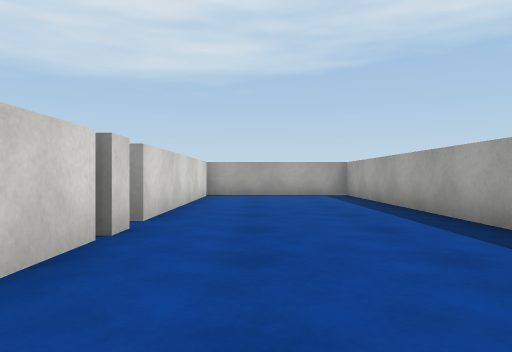
View 1 (above)

24 first-person views from a walk through a Unity game level. The camera is 0.58 m above the floor, looks level and sees 70° across. The floor is counted in squares, 1 m on a side. Each view is taken from the middle of a square. On the plan, view 1 faces up. The plan holds only what a view shows up to about 10 squares ahead; the rest is blank. The place goes on beyond the plan. Surface patterns are stand-ins for the level's own textures.

View 2
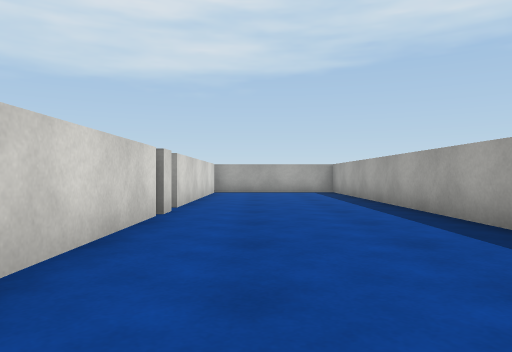

View 3
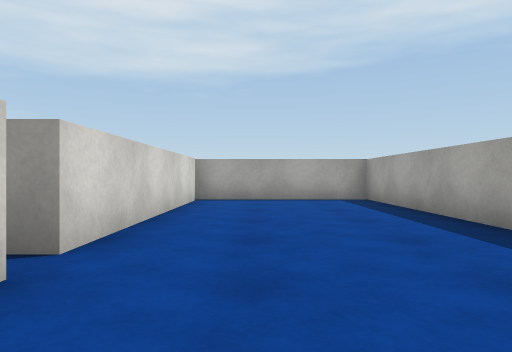

View 4
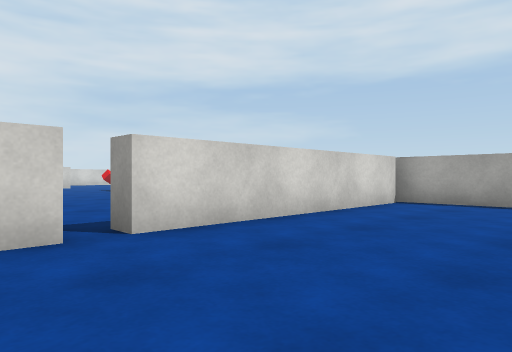

View 5
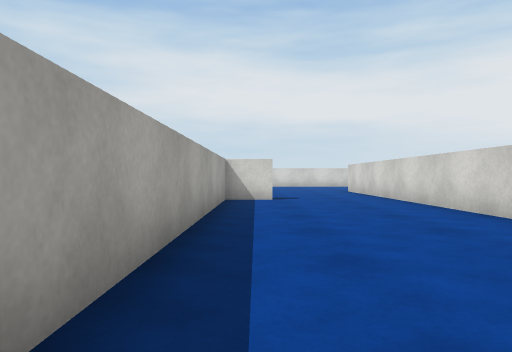

View 6
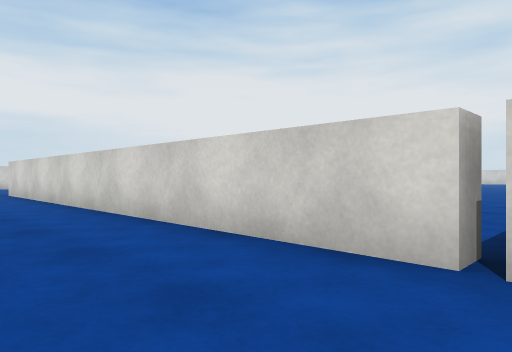

View 7
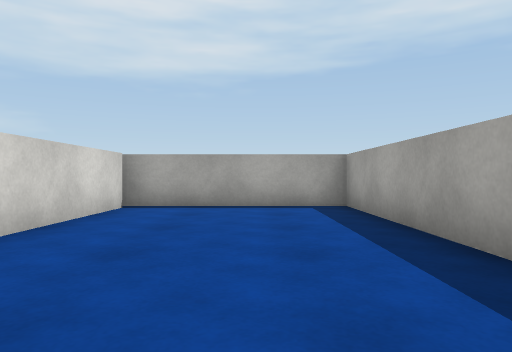

View 8
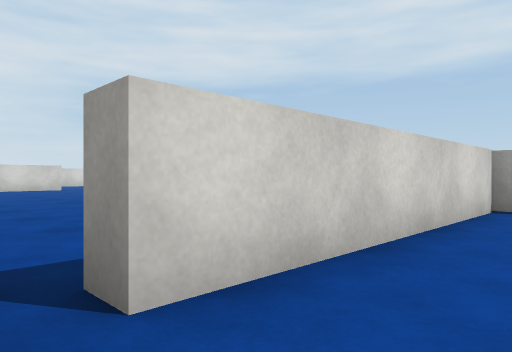

View 9
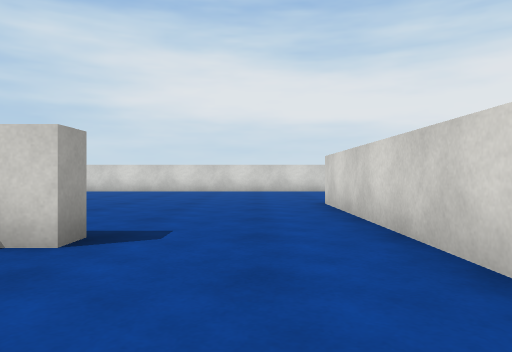

View 10
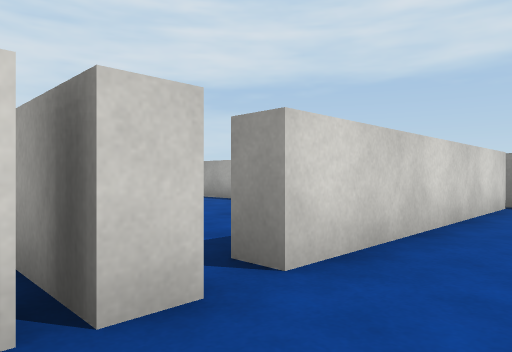

View 11
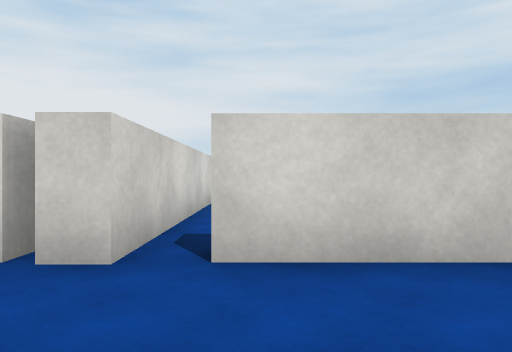

View 12
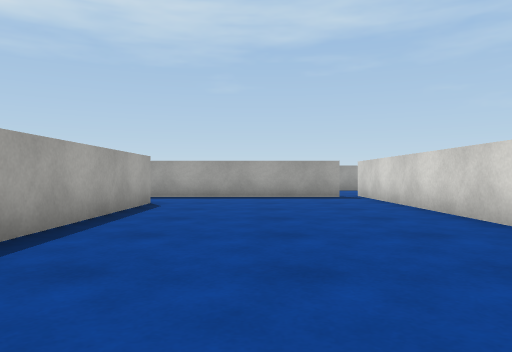

View 13
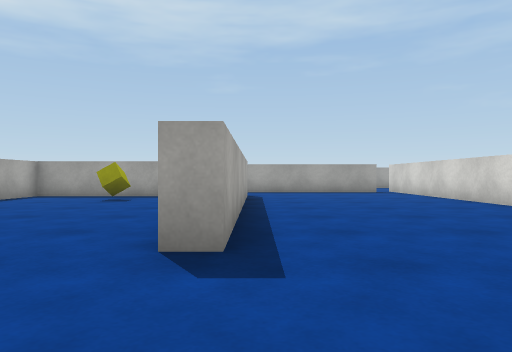

View 14
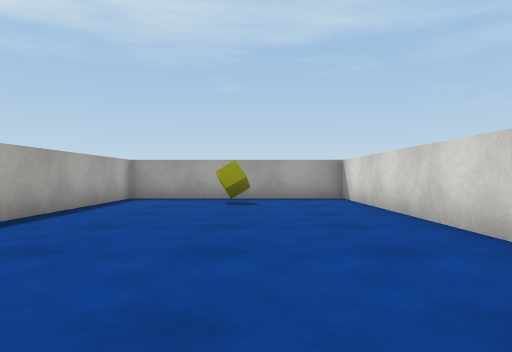

View 15
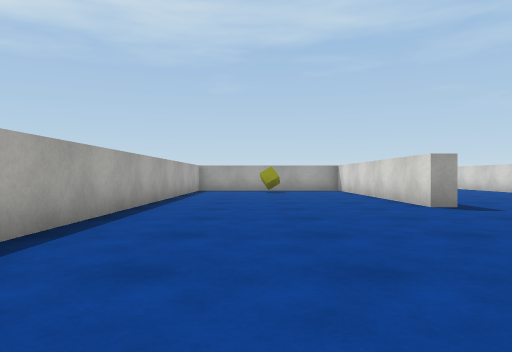

View 16
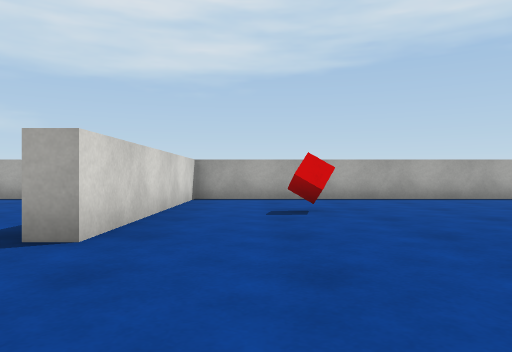

View 17
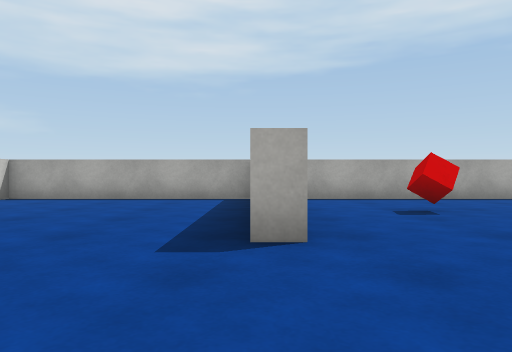

View 18
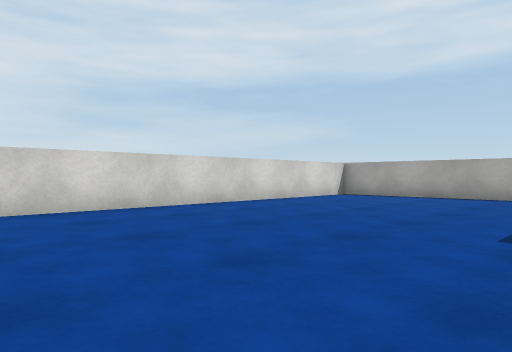

View 19
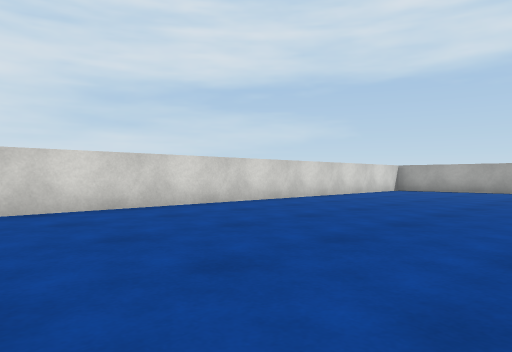

View 20
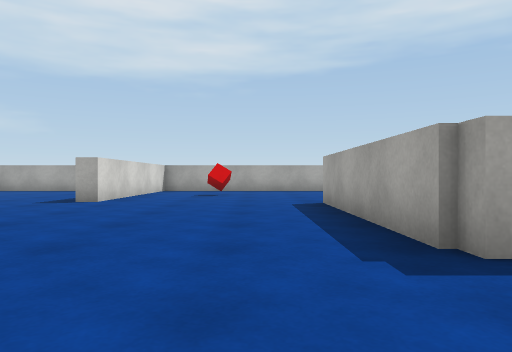

View 21
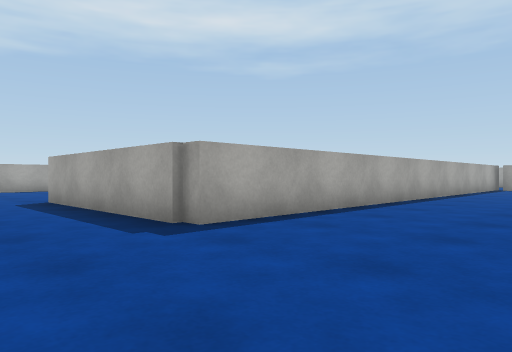

View 22
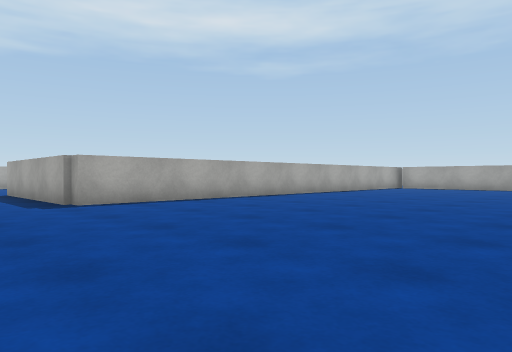

View 23
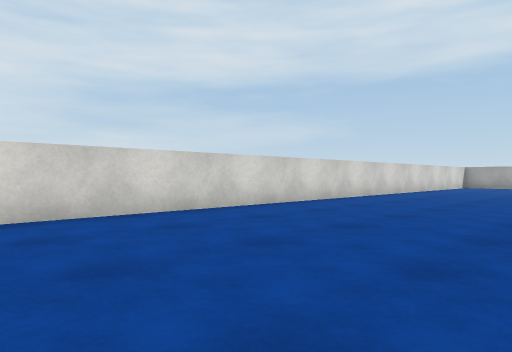

View 24
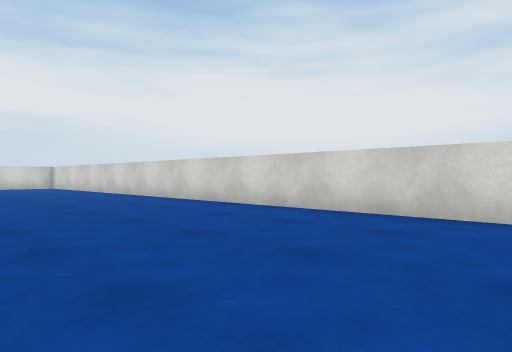

### Floor plan
Points are (right, up) in squares from view 1. A wall is a line through its corners. A room is listed if a view was taken in it or the views show most of it. See-through windows are left out.
Room 1 (views 1, 2, 3, 4, 5, 6, 7, 8, 9, 10, 11)
walls: (1.6, -4.5) (1.6, -3.9) (2.8, -3.9) (2.8, 11.1) (-1.6, 11.1); (-1.4, 3.3) (-1.4, -8.8); (-1.4, 4) (-1.4, 3.5); (-1.4, 10.8) (-1.4, 4.7)
ways out: gap at (-2, 5) to room 2
Room 2 (views 12, 13, 14, 15, 16, 17, 18, 19, 20, 21, 22, 23, 24)
walls: (-8.4, 3.5) (-16.5, 3.5) (-16.5, 8.9); (-8, 4) (-1.4, 4); (-1.4, 3.5) (-2.8, 3.5); (-4.1, 9.2) (-12.2, 9.2) (-12.2, 9.7) (-4.6, 9.7) (-4.6, 15.2) (-21.5, 15.2) (-21.5, 9.2) (-22.1, 9.2); (-22.1, 15.2) (-28.2, 15.2); (-28.2, 13) (-28.2, -8.9)
ways out: gap at (-2, 5) to room 1
objects: red cube (-19, 12); yellow cube (-6, 12)

Positions as (right, up) in squares from view 1, and headings:
1: (0, 0), facing up
2: (0, -2), facing up
3: (0, 2), facing up
4: (2, 3), facing up-left
5: (2, 5), facing down
6: (1, 4), facing down-left
7: (1, 4), facing up
8: (0, 4), facing up-left
9: (0, -1), facing down
10: (0, 3), facing up-left
11: (1, 5), facing left
12: (-12, 7), facing right
13: (-15, 9), facing right
14: (-14, 12), facing right
15: (-19, 13), facing right
16: (-20, 6), facing up
17: (-22, 6), facing up
18: (-22, 5), facing up-left
19: (-22, 1), facing up-left
20: (-18, 1), facing up
21: (-19, 0), facing up-right
22: (-19, -4), facing up-right
23: (-23, -4), facing up-left
24: (-23, 0), facing down-left
